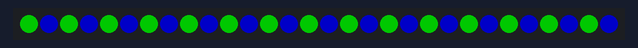
A sketch run on a simulated Arduino Uno, built with avr-gcc and run on an emulated ATmega328P. Parts: 30 RGB LEDs in strip order, left to right. Dim RGB values are drawn brighter than linear; colours are those a GRB WS2812 strip shows for the declared byte order.

Above: at 0.1 s.
At 1.1 s:
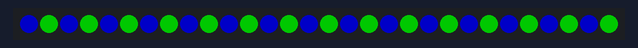

Measured:
- what the display in image 1 shows lasts 1.0 s, from 1.0 s to 2.0 s

The sketch:

program_5.ino
```cpp
#include <FastLED.h>
// how many number of LEDs in your strip?
#define NUM_LEDS 30

#define DATA_PIN 3
#define CLOCK_PIN 12
#define BRIGHTNESS 100
#define COLOR_ORDER RGB

// Define the array of leds
CRGB leds[NUM_LEDS];
void setup() {
  // FastLED.addLeds<WS2812B, DATA_PIN, COLOR_ORDER>(leds,
  // NUM_LEDS).setCorrection(TypicalLEDStrip);
  FastLED.addLeds<WS2812B, DATA_PIN, RGB>(leds, NUM_LEDS);
  FastLED.setBrightness(BRIGHTNESS);
}
//  Write a program that displays two different colours that alternate
// All even numbered lights one colour all odd numbered lights another colour,
// then these colours switch

void loop() {
  for (int i = 0; i < NUM_LEDS; i++) {
    if (i % 2 == 0) {
      leds[i] = CRGB::Red;
    } else {
      leds[i] = CRGB::Blue;
    }
  }
  FastLED.show();
  delay(1000);
  for (int i = 0; i < NUM_LEDS; i++) {
    if (i % 2 == 0) {
      leds[i] = CRGB::Blue;
    } else {
      leds[i] = CRGB::Red;
    }
  }
  FastLED.show();
  delay(1000);
}
```
